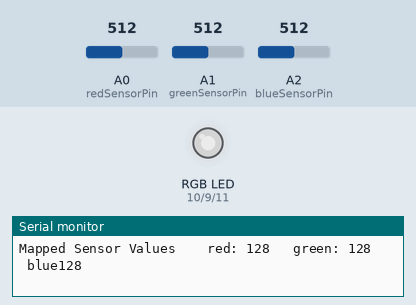
This sketch was run on a simulated Arduino Uno, built with avr-gcc and run on an emulated ATmega328P. Parts: an RGB LED mixed from three pins (HIGH = lit), the last lines printed to the serial monitor. The test bench sets the inputs (shaded band); at power-on: A0 (redSensorPin) = 512, A1 (greenSensorPin) = 512, A2 (blueSensorPin) = 512. Dim RGB values are drawn brighter than linear.

Above: at 1.2 s.
1.3 s: A0 (redSensorPin) set to 408
At 2.6 s:
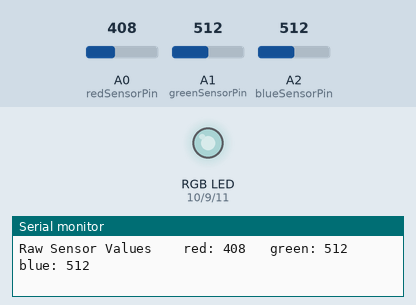
4.3 s: A0 (redSensorPin) set to 389
At 5.0 s:
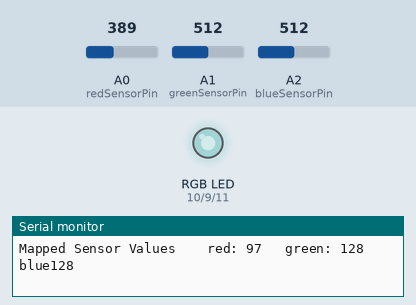
7.3 s: A1 (greenSensorPin) set to 412
At 8.6 s:
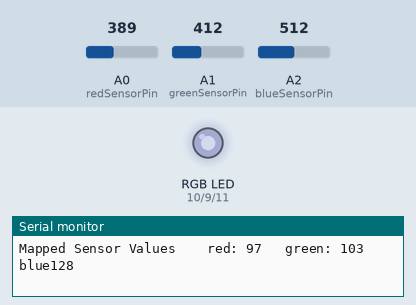
8.9 s: A1 (greenSensorPin) set to 381
At 10.3 s:
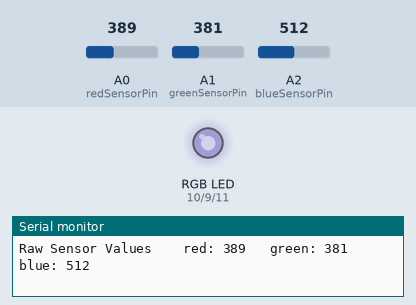
11.9 s: A2 (blueSensorPin) set to 408
At 13.5 s:
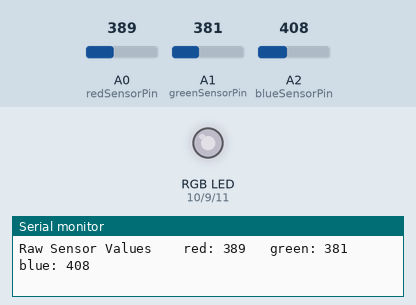
14.9 s: A2 (blueSensorPin) set to 391
At 16.3 s:
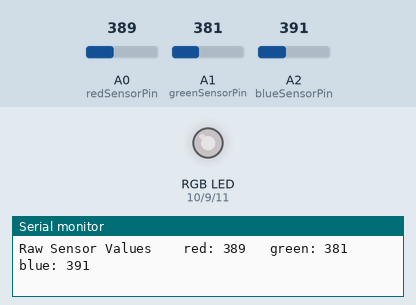
Timing chart, 0 to 17.9 s (numbered marks = the images above; inputs shaded):
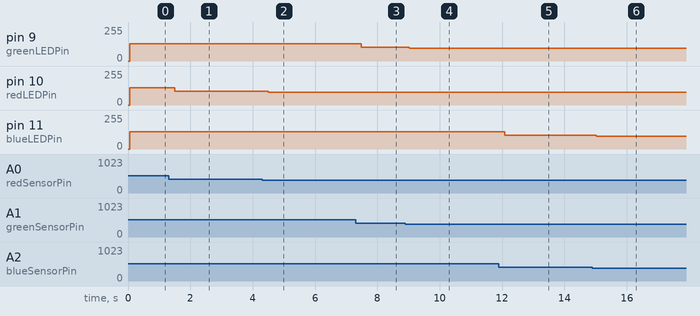

The sketch:

Color_Mixing_LED.ino
```cpp
// LED output pin assignments (PWM pins for color mixing)
const int greenLEDPin = 9;
const int redLEDPin = 10;
const int blueLEDPin = 11;

// Analog input pins from the coor sensor
const int redSensorPin = A0;
const int greenSensorPin = A1;
const int blueSensorPin = A2;

// Variables to store LED brightness values
int redValue = 0;
int greenValue = 0;
int blueValue = 0;

// Variables to store raw sensor reading
int redSensorValue = 0;
int greenSensorValue = 0;
int blueSensorValue = 0;

void setup() {
  // Start serial communications to print debug info to Serial Monitor (9.6k bps)
  Serial.begin(9600);

  //Set LED pins as outputs
  pinMode(greenLEDPin, OUTPUT);
  pinMode(redLEDPin, OUTPUT);
  pinMode(blueLEDPin, OUTPUT);
}

void loop() {
  // Read analog values from each sensor
  redSensorValue = analogRead(redSensorPin);
  delay(5); // Short delay to stabilize readings
  greenSensorValue = analogRead(greenSensorPin);
  delay(5);
  blueSensorValue = analogRead(blueSensorPin);

  // Print raw sensor values to Serial Monitor
  Serial.print("Raw Sensor Values \t red: ");
  Serial.print(redSensorValue);
  Serial.print("\t green: ");
  Serial.print(greenSensorValue);
  Serial.print("\t blue: ");
  Serial.println(blueSensorValue);

  // Convert 10-bit analog values to 8-bit PWM values
  redValue = redSensorValue/4;
  greenValue = greenSensorValue/4;
  blueValue = blueSensorValue/4;

  // Print mapped values used for LED brightness
  Serial.print("Mapped Sensor Values \t red: ");
  Serial.print(redValue);
  Serial.print("\t green: ");
  Serial.print(greenValue);
  Serial.print("\t blue");
  Serial.println(blueValue);

  // Output PWM signals to the RGB LED
  analogWrite(redLEDPin, redValue);
  analogWrite(greenLEDPin, greenValue);
  analogWrite(blueLEDPin, blueValue);
}
```

Measured:
- after the input at 1.3 s, pin 10 (redLEDPin): 128/255 → 102/255 after 0.20 s
- after the input at 4.3 s, pin 10 (redLEDPin): 102/255 → 97/255 after 0.20 s
- after the input at 7.3 s, pin 9 (greenLEDPin): 128/255 → 103/255 after 0.18 s
- after the input at 8.9 s, pin 9 (greenLEDPin): 103/255 → 95/255 after 0.12 s
- after the input at 11.9 s, pin 11 (blueLEDPin): 128/255 → 102/255 after 0.18 s
- after the input at 14.9 s, pin 11 (blueLEDPin): 102/255 → 97/255 after 0.13 s
